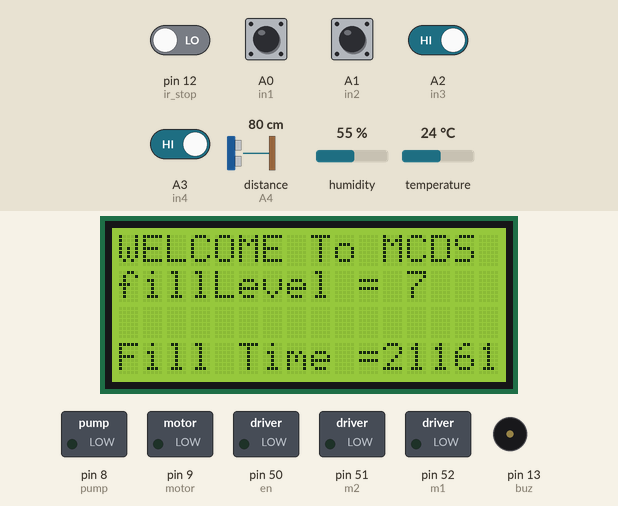
This sketch was run on a simulated Arduino Mega 2560, built with avr-gcc and run on an emulated ATmega2560. Parts: 16×4 character LCD, switched loads named in the sketch (green lamp = pin HIGH), buzzer (waves = sounding, pin HIGH). Wiring (inferred from the names in the program): ultrasonic range finder: trigger A5; echo A4. The test bench sets the inputs (shaded band); at power-on: A0 (in1), A1 (in2), A2 (in3), A3 (in4) HIGH, pin 12 (ir_stop) LOW, distance to the obstacle (sensor on A4) 80 cm, humidity 55 %, temperature 24 °C. The echo pulse lasts 58.3 µs per cm; EEPROM starts erased; pins used as bus, display or sensor lines are not drawn.

Above: at 2.2 s.
2.3 s: A0 (in1) pulled LOW for 0.65 s
At 4.1 s:
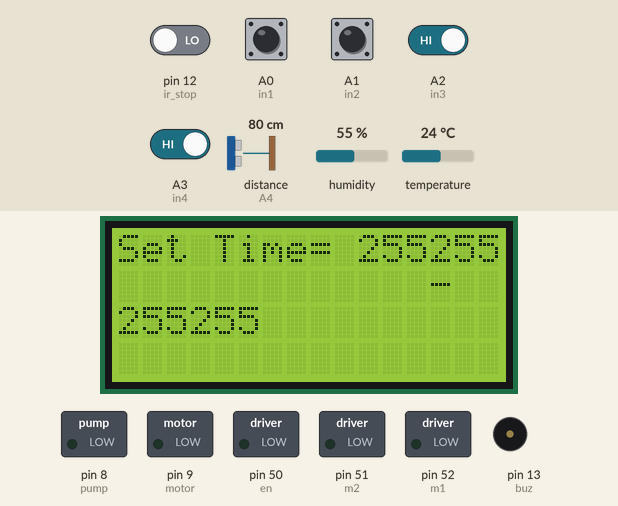
4.4 s: A1 (in2) pulled LOW for 0.65 s
At 5.5 s:
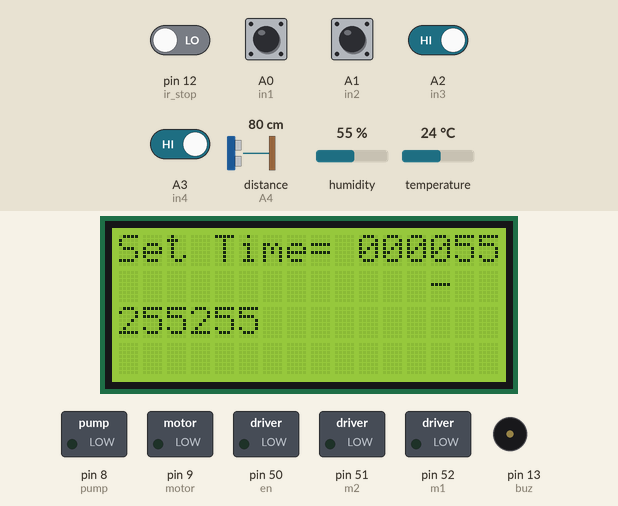
6.5 s: A0 (in1) pulled LOW for 1 s
At 7.5 s:
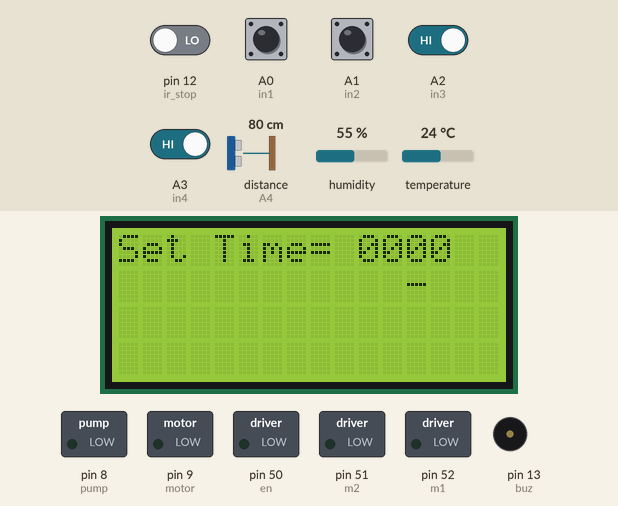
9.0 s: A1 (in2) pulled LOW for 1 s
At 10.5 s:
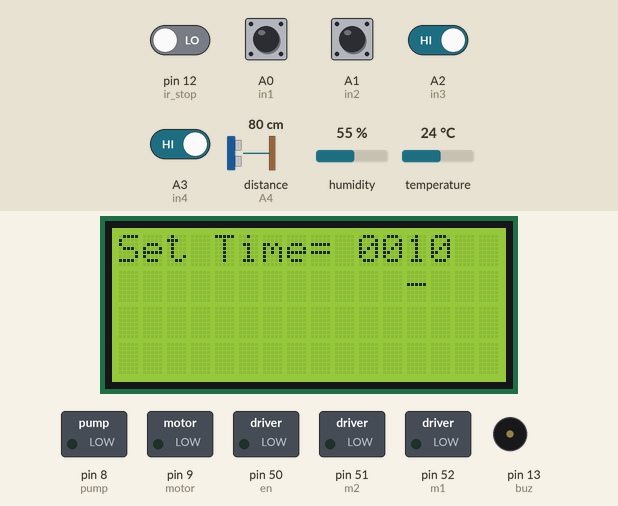
11.5 s: A0 (in1) driven LOW and A3 (in4) driven LOW
At 13.7 s:
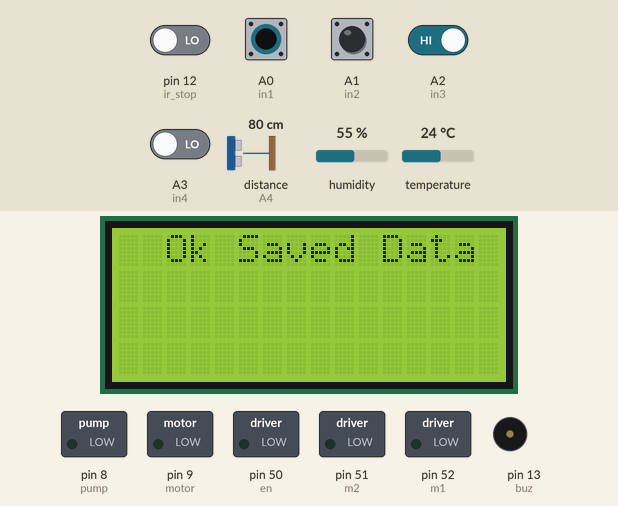
15.3 s: A2 (in3) driven LOW and A3 (in4) driven HIGH
At 17.5 s:
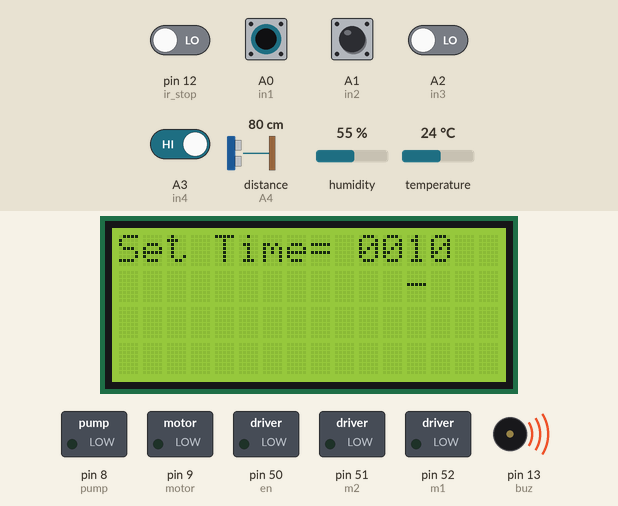
Timing chart, 0 to 19.0 s (numbered marks = the images above; inputs shaded):
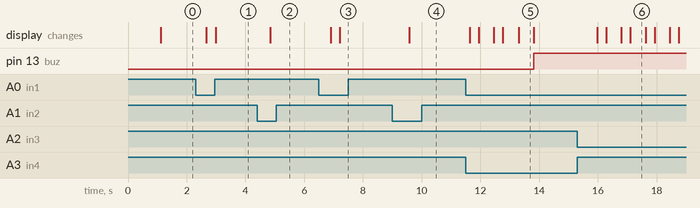

Measured:
- after the input at 2.3 s, the display: first changes after 0.37 s (image 1 shows a later state)
- after the input at 4.4 s, the display: changes after 0.44 s (image 2)
- after the input at 6.5 s, the display: first changes after 0.40 s (image 3 shows a later state)
- after the input at 9.0 s, the display: changes after 0.58 s (image 4)
- after the input at 11.5 s, pin 13 (buz): LOW → HIGH after 2.3 s; the display: first changes after 0.14 s (image 5 shows a later state)
- after the input at 15.3 s, the display: first changes after 0.68 s (image 6 shows a later state)
- what the display in image 5 shows lasts 0.5 s, from 13.3 s to 13.8 s

The sketch:

motor-final-update.ino
```cpp
// #include <Config.h>
// #include <Firebase.h>
// #include <Firebase_Arduino_WiFi101.h>
// #include <Firebase_TCP_Client.h>
// #include <WCS.h>

#include<LiquidCrystal.h>
#include <ArduinoJson.h>
#include <ArduinoJson.hpp>
#include <EEPROM.h>
#include <Stepper.h>
#include <SoftwareSerial.h>
#include <DHT.h>
// #include <FirebaseArduino.h>

#define FIREBASE_HOST "https://electronics-34416-default-rtdb.firebaseio.com/"
#define FIREBASE_AUTH "AIzaSyDsRg_5R4hQkIfJXE6d23xFOblzE4dMw4U"

// SoftwareSerial BTSerial(0, 1); // RX, TX pins for Bluetooth communication
SoftwareSerial comSerial(19,18);
const int stepsPerRevolution = 200;  // change this to fit the number of steps per revolution
// for your motor
#define DHTPIN 29    // Pin for the DHT sensor
#define DHTTYPE DHT11 // DHT 22 (AM2302)

DHT dht(DHTPIN, DHTTYPE);
float motorTemperatureThreshold = 40.0;


// initialize the stepper library on pins 8 through 11:
Stepper myStepper(stepsPerRevolution, 25, 26, 27, 28);

int stepCount = 0;
LiquidCrystal lcd(2,3,4,5,6,7);

#define echopin A4 // echo pin
#define trigpin A5 // Trigger pin
int PotPin = A7;
int MosfetPin = 22;

int cont = 0;
int st=0;

int m1=52, m2=51, en=50;

int in1 = A0;
int in2 = A1;
int in3 = A2;
int in4 = A3;

int remotePins [] = { A0, A1, A2, A3};

int set = 0;
int stop = 0, stop1;
int mode = 0;

int buz = 13;

int timer = 0;

int pump = 8;
int motor = 9;

int ir_start = 10;
int ir_fill = 11;
int ir_stop = 12;
int temperature;
int percentage;
int bottles = 0;
int dist;
int MAX_DISTANCE = 1000;

long duration;

int val1=0,val2=0,val3=0,val4=1;
long filltimer=1000;

void setup(){
   dht.begin();
  comSerial.begin(9600);


 for (int i = 0; i < 5; i ++) {
  pinMode (remotePins [i], INPUT);
  digitalWrite(remotePins [i], HIGH);
}

    pinMode(ir_fill, INPUT);
    pinMode(ir_start, INPUT);
    pinMode(ir_stop, INPUT);

    pinMode (trigpin, OUTPUT);
    pinMode (echopin, INPUT);

    pinMode(motor, OUTPUT);
    pinMode(pump, OUTPUT);

    pinMode(buz, OUTPUT);
    pinMode(m1, OUTPUT);
    pinMode(m2, OUTPUT);
    pinMode(en, OUTPUT);
    pinMode(DHTPIN, INPUT);
    // pinMode(MosfetPin, OUTPUT);

    lcd.begin(16,4);
    lcd.setCursor(0,0);lcd.print("   WELCOME  To  ");
    lcd.setCursor(0,1);lcd.print("Motor Control");
    lcd.setCursor(0,2);lcd.print("  Dosing");
    lcd.setCursor(0,3);lcd.print("          System");
    delay(500);
    //Write();
    Read();
    //analogWrite(motor, 100);
    for (int i = 0; i < 5; i ++) {
      dist = data1();
      // data2();
      delay(100);
    }
    lcd.clear();
}

void loop(){


    int device_id = 1;
// function to set timer
  if(stop==0){
    if(digitalRead (in1) == 0){
    lcd.clear();
    mode = mode+1;
    if(mode>4){
      mode=0;
    Write();
    Read();
    lcd.setCursor(0,0);
    lcd.print("  Ok Saved Data ");
    delay(200);
    }
  delay(300);
  }

    if(digitalRead (in2) == 0){
    if(mode==1){val1 = val1+1;}
    if(mode==2){val2 = val2+1;}
    if(mode==3){val3 = val3+1;}
    if(mode==4){val4 = val4+1;}
    if(val1>9){val1=0;}
    if(val2>9){val2=0;}
    if(val3>9){val3=0;}
    if(val4>9){val4=0;}
    delay(300);
    }
}

  if(mode==0){
  if(digitalRead (in3) == 0){stop=0;}
  if(digitalRead (in4) == 0){stop=1;}

    lcd.setCursor(0,0);lcd.print("WELCOME To MCDS");
    // lcd.setCursor(0,1);lcd.print("     M C D S    ");


    lcd.setCursor(0,1);
    lcd.print("fillLevel = ");
    // comSerial.println(bottles);
    // lcd.print(percentage);
    lcd.print(dist);
    // lcd.setCursor(0,2);
    // lcd.print("Tank Level=");
    // // lcd.print(percentage);
    // // lcd.print(dist);
    // lcd.print(dist);

    // lcd.print();

    lcd.print(" ");

    lcd.setCursor(0,3);
    lcd.print("Fill Time =");
    lcd.print(filltimer);
    // comSerial.println(filltimer);

    lcd.print("   ");
    }else{

      lcd.setCursor(0,0);
      lcd.print("Set Time= ");
      lcd.print(val4);
      lcd.print(val3);
      lcd.print(val2);
      lcd.print(val1);

      if(mode==4) {lcd.setCursor(10,1);lcd.print("-");}
      if(mode==3) {lcd.setCursor(11,1);lcd.print("-");}
      if(mode==2) {lcd.setCursor(12,1);lcd.print("-");}
      if(mode==1) {lcd.setCursor(13,1);lcd.print("-");}
    }


// this function initializes the process of the two motors{pump and conveyor belt}
  if (stop == 1) {
  if (digitalRead(ir_stop) == 1) {
     digitalWrite(buz, LOW);


      //STEPPER
      int sensorReading = analogRead(A7);
      // map it to a range from 0 to 100:
      int motorSpeed = map(sensorReading, 0, 1023, 0, 100);
      // set the motor speed:
      lcd.setCursor(0,2);
      lcd.print("Speed= ");
      // lcd.print(percentage);
      // lcd.print(dist);


      delay(500); // Adjust as needed
      lcd.print(motorSpeed);
      if (motorSpeed > 0) {
      myStepper.setSpeed(motorSpeed);
      // step 1/100 of a revolution:
      myStepper.step(stepsPerRevolution / 100);
      }
    lcd.setCursor(0,2);
    lcd.print("Speed =");
    lcd.print(motorSpeed);
    comSerial.print(motorSpeed);
     comSerial.print(";");


    if (digitalRead(ir_fill) == 0) {
      if (stop1 == 0) {
        stop1 = 1;
        // analogWrite(motor, 0);
        // analogWrite(en, 0);
        // myStepper.setSpeed(0);

        delay(100);
        digitalWrite(pump, HIGH);
        delay(filltimer);
        bottles +=1;
        digitalWrite(pump, LOW);

        // Measure and display distance after filling
        for (int i = 0; i < 10; i++) {
          dist = data1();
          // data2();
          delay(200);
        }


        analogWrite(motor, 200);


      }
    }

    // digitalWrite(buz, HIGH);

    if (digitalRead(ir_start) == 0) {
      stop1 = 0;
    }
  } else {
    analogWrite(motor, 0);

    // myStepper.setSpeed(0);

    digitalWrite(buz, HIGH);

    delay(300);
  }
} else {
  analogWrite(motor, 0);
  // myStepper.setSpeed(0);
      //


}

  comSerial.print(bottles);
  comSerial.print(";");
  comSerial.print(temperature);
  comSerial.print(";");

  // comSerial.print(filltimer);
  // comSerial.print(";");
    // Serial.print(";");
  comSerial.println(device_id);
  delay(500);
  // Read temperature and humidity
    temperature = dht.readTemperature();
    float humidity = dht.readHumidity();

    // Check if the temperature exceeds the threshold
    // if (temperature > motorTemperatureThreshold)
    // {
    //     // Perform actions for high temperature
    //     // digitalWrite(buz,HIGH);
    //     stop = 0;
    // }else{
    //   // stop=1;
    //     // digitalWrite(buz,LOW);

    // }

}

void Read(){
val1 = EEPROM.read(11); val2 = EEPROM.read(12); val3 = EEPROM.read(13); val4 = EEPROM.read(14);
filltimer = val4*1000+val3*100+val2*10+val1;
Serial.println(filltimer);
}

void Write(){
EEPROM.write(11, val1);EEPROM.write(12, val2);EEPROM.write(13, val3);EEPROM.write(14, val4);
}

long data1()
{
  long duration, distance;

digitalWrite(trigpin, LOW);
delayMicroseconds(2);
digitalWrite(trigpin, HIGH);
delayMicroseconds(10);
digitalWrite(trigpin, LOW);
duration = pulseIn(echopin, HIGH);
dist = (duration / 2) / 29.1;

// Map the distance to a percentage (adjust the range based on your specific requirements)
int percentage = map(dist, 0, MAX_DISTANCE, 0, 100);

// Ensure the percentage is within the valid range
percentage = constrain(percentage, 0, 100);
}
```
